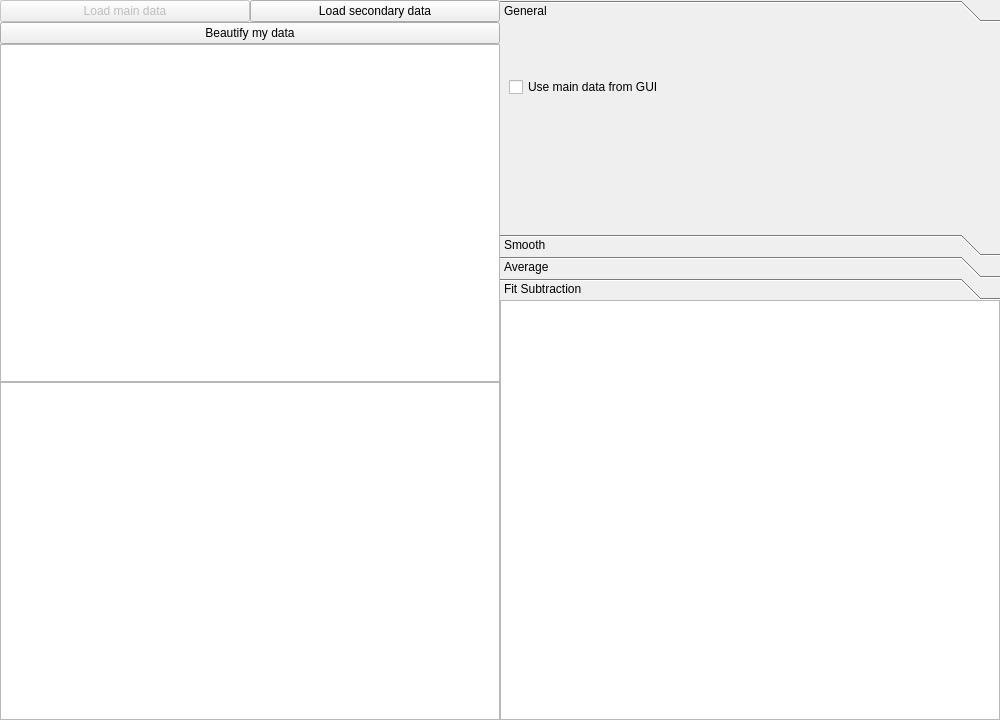
<?xml version="1.0" encoding="UTF-8"?>
<ui version="4.0">
 <class>BackgroundSubtraction</class>
 <widget class="QWidget" name="BackgroundSubtraction">
  <property name="geometry">
   <rect>
    <x>0</x>
    <y>0</y>
    <width>1000</width>
    <height>720</height>
   </rect>
  </property>
  <property name="windowTitle">
   <string>Subtraction Tool</string>
  </property>
  <layout class="QGridLayout" name="gridLayout_2">
   <property name="leftMargin">
    <number>0</number>
   </property>
   <property name="topMargin">
    <number>0</number>
   </property>
   <property name="rightMargin">
    <number>0</number>
   </property>
   <property name="bottomMargin">
    <number>0</number>
   </property>
   <property name="spacing">
    <number>0</number>
   </property>
   <item row="0" column="0">
    <layout class="QGridLayout" name="gridLayout">
     <item row="0" column="0">
      <layout class="QHBoxLayout" name="horizontalLayout">
       <item>
        <layout class="QVBoxLayout" name="verticalLayout">
         <item>
          <layout class="QHBoxLayout" name="horizontalLayout_2">
           <item>
            <widget class="QPushButton" name="Button_load_main">
             <property name="enabled">
              <bool>false</bool>
             </property>
             <property name="text">
              <string>Load main data</string>
             </property>
            </widget>
           </item>
           <item>
            <widget class="QPushButton" name="Button_load_secondary">
             <property name="text">
              <string>Load secondary data</string>
             </property>
            </widget>
           </item>
          </layout>
         </item>
         <item>
          <widget class="QPushButton" name="Button_start">
           <property name="text">
            <string>Beautify my data</string>
           </property>
          </widget>
         </item>
         <item>
          <widget class="Single_Plot" name="View_Orig"/>
         </item>
         <item>
          <widget class="Single_Plot" name="View_Mod"/>
         </item>
        </layout>
       </item>
       <item>
        <layout class="QVBoxLayout" name="verticalLayout_3">
         <item>
          <widget class="QToolBox" name="toolBox">
           <property name="sizePolicy">
            <sizepolicy hsizetype="Expanding" vsizetype="Expanding">
             <horstretch>0</horstretch>
             <verstretch>0</verstretch>
            </sizepolicy>
           </property>
           <property name="minimumSize">
            <size>
             <width>0</width>
             <height>0</height>
            </size>
           </property>
           <property name="maximumSize">
            <size>
             <width>16777215</width>
             <height>300</height>
            </size>
           </property>
           <property name="currentIndex">
            <number>0</number>
           </property>
           <property name="tabSpacing">
            <number>0</number>
           </property>
           <widget class="QWidget" name="page">
            <property name="geometry">
             <rect>
              <x>0</x>
              <y>0</y>
              <width>493</width>
              <height>216</height>
             </rect>
            </property>
            <attribute name="label">
             <string>General</string>
            </attribute>
            <layout class="QGridLayout" name="gridLayout_3">
             <item row="0" column="0">
              <layout class="QVBoxLayout" name="verticalLayout_6">
               <item>
                <layout class="QHBoxLayout" name="horizontalLayout_4">
                 <property name="leftMargin">
                  <number>0</number>
                 </property>
                 <property name="bottomMargin">
                  <number>81</number>
                 </property>
                 <item>
                  <widget class="QCheckBox" name="checkBox_general_main_fromGUI">
                   <property name="text">
                    <string>Use main data from GUI</string>
                   </property>
                   <property name="checked">
                    <bool>false</bool>
                   </property>
                  </widget>
                 </item>
                </layout>
               </item>
              </layout>
             </item>
            </layout>
           </widget>
           <widget class="QWidget" name="page_2">
            <property name="geometry">
             <rect>
              <x>0</x>
              <y>0</y>
              <width>493</width>
              <height>216</height>
             </rect>
            </property>
            <attribute name="label">
             <string>Smooth</string>
            </attribute>
            <layout class="QGridLayout" name="gridLayout_5">
             <item row="0" column="0">
              <layout class="QVBoxLayout" name="verticalLayout_8">
               <item>
                <widget class="QCheckBox" name="checkBox_savgol">
                 <property name="text">
                  <string>Use Savitzky-Golay-Filter</string>
                 </property>
                </widget>
               </item>
               <item>
                <layout class="QHBoxLayout" name="horizontalLayout_6">
                 <property name="leftMargin">
                  <number>30</number>
                 </property>
                 <property name="bottomMargin">
                  <number>50</number>
                 </property>
                 <item>
                  <widget class="QCheckBox" name="checkBox_savgol_save">
                   <property name="enabled">
                    <bool>false</bool>
                   </property>
                   <property name="text">
                    <string>Save smooth data to dat</string>
                   </property>
                  </widget>
                 </item>
                 <item>
                  <widget class="QSpinBox" name="spinBox_savgol_range">
                   <property name="enabled">
                    <bool>false</bool>
                   </property>
                   <property name="prefix">
                    <string>Range: </string>
                   </property>
                   <property name="minimum">
                    <number>2</number>
                   </property>
                   <property name="maximum">
                    <number>10000</number>
                   </property>
                   <property name="value">
                    <number>100</number>
                   </property>
                  </widget>
                 </item>
                 <item>
                  <widget class="QSpinBox" name="spinBox_savgol_polyorder">
                   <property name="enabled">
                    <bool>false</bool>
                   </property>
                   <property name="prefix">
                    <string>Polyorder: </string>
                   </property>
                   <property name="minimum">
                    <number>1</number>
                   </property>
                   <property name="maximum">
                    <number>100</number>
                   </property>
                   <property name="value">
                    <number>2</number>
                   </property>
                  </widget>
                 </item>
                </layout>
               </item>
              </layout>
             </item>
            </layout>
           </widget>
           <widget class="QWidget" name="page_3">
            <property name="geometry">
             <rect>
              <x>0</x>
              <y>0</y>
              <width>493</width>
              <height>216</height>
             </rect>
            </property>
            <attribute name="label">
             <string>Average</string>
            </attribute>
            <layout class="QGridLayout" name="gridLayout_4">
             <item row="0" column="0">
              <layout class="QVBoxLayout" name="verticalLayout_9">
               <item>
                <widget class="QCheckBox" name="checkBox_average_Main">
                 <property name="text">
                  <string>Average main data</string>
                 </property>
                </widget>
               </item>
               <item>
                <layout class="QHBoxLayout" name="horizontalLayout_7">
                 <property name="leftMargin">
                  <number>30</number>
                 </property>
                 <property name="bottomMargin">
                  <number>6</number>
                 </property>
                 <item>
                  <widget class="QCheckBox" name="checkBox_average_Main_save">
                   <property name="enabled">
                    <bool>false</bool>
                   </property>
                   <property name="text">
                    <string>Save average to dat</string>
                   </property>
                  </widget>
                 </item>
                </layout>
               </item>
              </layout>
             </item>
             <item row="1" column="0">
              <layout class="QVBoxLayout" name="verticalLayout_10">
               <property name="bottomMargin">
                <number>0</number>
               </property>
               <item>
                <widget class="QCheckBox" name="checkBox_average_Sec">
                 <property name="text">
                  <string>Average secondary</string>
                 </property>
                </widget>
               </item>
               <item>
                <layout class="QHBoxLayout" name="horizontalLayout_8">
                 <property name="leftMargin">
                  <number>30</number>
                 </property>
                 <property name="bottomMargin">
                  <number>6</number>
                 </property>
                 <item>
                  <widget class="QCheckBox" name="checkBox_average_Sec_save">
                   <property name="enabled">
                    <bool>false</bool>
                   </property>
                   <property name="text">
                    <string>Save average to dat</string>
                   </property>
                  </widget>
                 </item>
                </layout>
               </item>
              </layout>
             </item>
            </layout>
           </widget>
           <widget class="QWidget" name="page_4">
            <property name="geometry">
             <rect>
              <x>0</x>
              <y>0</y>
              <width>493</width>
              <height>216</height>
             </rect>
            </property>
            <attribute name="label">
             <string>Fit Subtraction</string>
            </attribute>
            <layout class="QGridLayout" name="gridLayout_6">
             <item row="0" column="0">
              <layout class="QVBoxLayout" name="verticalLayout_11">
               <item>
                <widget class="QCheckBox" name="checkBox_fit_func">
                 <property name="text">
                  <string>Use fit function fot subtraction (Lorentz/Dyson/Gauss)</string>
                 </property>
                </widget>
               </item>
               <item>
                <layout class="QHBoxLayout" name="horizontalLayout_9">
                 <property name="leftMargin">
                  <number>30</number>
                 </property>
                 <item>
                  <widget class="QCheckBox" name="checkBox_fit_func_fromGUI">
                   <property name="enabled">
                    <bool>false</bool>
                   </property>
                   <property name="text">
                    <string>Use parameters from GUI</string>
                   </property>
                  </widget>
                 </item>
                 <item>
                  <widget class="QCheckBox" name="checkBox_fit_func_fromSec">
                   <property name="enabled">
                    <bool>false</bool>
                   </property>
                   <property name="text">
                    <string>Use secondary data as parameters</string>
                   </property>
                  </widget>
                 </item>
                </layout>
               </item>
               <item>
                <widget class="QCheckBox" name="checkBox_fit_linear">
                 <property name="text">
                  <string>Use linear function for subtraction</string>
                 </property>
                </widget>
               </item>
               <item>
                <layout class="QHBoxLayout" name="horizontalLayout_10">
                 <property name="leftMargin">
                  <number>30</number>
                 </property>
                 <item>
                  <widget class="QCheckBox" name="checkBox_fit_linear_fromGUI">
                   <property name="enabled">
                    <bool>false</bool>
                   </property>
                   <property name="text">
                    <string>Use parameters from GUI</string>
                   </property>
                  </widget>
                 </item>
                 <item>
                  <widget class="QCheckBox" name="checkBox_fit_linear_fromSec">
                   <property name="enabled">
                    <bool>false</bool>
                   </property>
                   <property name="text">
                    <string>Use secondary data as parameters</string>
                   </property>
                  </widget>
                 </item>
                </layout>
               </item>
               <item>
                <widget class="QCheckBox" name="checkBox_fit_ALS">
                 <property name="text">
                  <string>Use Asymmetric Least Squares Smoothing</string>
                 </property>
                </widget>
               </item>
              </layout>
             </item>
            </layout>
           </widget>
          </widget>
         </item>
         <item>
          <widget class="Colour_Plot" name="View_Colour">
           <property name="enabled">
            <bool>true</bool>
           </property>
           <property name="sizePolicy">
            <sizepolicy hsizetype="Expanding" vsizetype="Expanding">
             <horstretch>0</horstretch>
             <verstretch>0</verstretch>
            </sizepolicy>
           </property>
          </widget>
         </item>
        </layout>
       </item>
      </layout>
     </item>
    </layout>
   </item>
  </layout>
 </widget>
 <customwidgets>
  <customwidget>
   <class>Colour_Plot</class>
   <extends>QGraphicsView</extends>
   <header>lib.CustomWidgets</header>
  </customwidget>
  <customwidget>
   <class>Single_Plot</class>
   <extends>QGraphicsView</extends>
   <header>lib.CustomWidgets</header>
  </customwidget>
 </customwidgets>
 <resources/>
 <connections>
  <connection>
   <sender>checkBox_general_main_fromGUI</sender>
   <signal>toggled(bool)</signal>
   <receiver>Button_load_main</receiver>
   <slot>setEnabled(bool)</slot>
   <hints>
    <hint type="sourcelabel">
     <x>750</x>
     <y>91</y>
    </hint>
    <hint type="destinationlabel">
     <x>125</x>
     <y>13</y>
    </hint>
   </hints>
  </connection>
  <connection>
   <sender>checkBox_savgol</sender>
   <signal>toggled(bool)</signal>
   <receiver>checkBox_savgol_save</receiver>
   <slot>setEnabled(bool)</slot>
   <hints>
    <hint type="sourcelabel">
     <x>750</x>
     <y>61</y>
    </hint>
    <hint type="destinationlabel">
     <x>614</x>
     <y>139</y>
    </hint>
   </hints>
  </connection>
  <connection>
   <sender>checkBox_savgol</sender>
   <signal>toggled(bool)</signal>
   <receiver>spinBox_savgol_polyorder</receiver>
   <slot>setEnabled(bool)</slot>
   <hints>
    <hint type="sourcelabel">
     <x>750</x>
     <y>61</y>
    </hint>
    <hint type="destinationlabel">
     <x>915</x>
     <y>139</y>
    </hint>
   </hints>
  </connection>
  <connection>
   <sender>checkBox_savgol</sender>
   <signal>toggled(bool)</signal>
   <receiver>spinBox_savgol_range</receiver>
   <slot>setEnabled(bool)</slot>
   <hints>
    <hint type="sourcelabel">
     <x>750</x>
     <y>61</y>
    </hint>
    <hint type="destinationlabel">
     <x>764</x>
     <y>139</y>
    </hint>
   </hints>
  </connection>
  <connection>
   <sender>checkBox_average_Sec</sender>
   <signal>toggled(bool)</signal>
   <receiver>checkBox_average_Sec_save</receiver>
   <slot>setEnabled(bool)</slot>
   <hints>
    <hint type="sourcelabel">
     <x>750</x>
     <y>186</y>
    </hint>
    <hint type="destinationlabel">
     <x>764</x>
     <y>234</y>
    </hint>
   </hints>
  </connection>
  <connection>
   <sender>checkBox_average_Main</sender>
   <signal>toggled(bool)</signal>
   <receiver>checkBox_average_Main_save</receiver>
   <slot>setEnabled(bool)</slot>
   <hints>
    <hint type="sourcelabel">
     <x>750</x>
     <y>82</y>
    </hint>
    <hint type="destinationlabel">
     <x>764</x>
     <y>130</y>
    </hint>
   </hints>
  </connection>
  <connection>
   <sender>checkBox_fit_func</sender>
   <signal>toggled(bool)</signal>
   <receiver>checkBox_fit_func_fromGUI</receiver>
   <slot>setEnabled(bool)</slot>
   <hints>
    <hint type="sourcelabel">
     <x>750</x>
     <y>103</y>
    </hint>
    <hint type="destinationlabel">
     <x>652</x>
     <y>149</y>
    </hint>
   </hints>
  </connection>
  <connection>
   <sender>checkBox_fit_func</sender>
   <signal>toggled(bool)</signal>
   <receiver>checkBox_fit_func_fromSec</receiver>
   <slot>setEnabled(bool)</slot>
   <hints>
    <hint type="sourcelabel">
     <x>750</x>
     <y>103</y>
    </hint>
    <hint type="destinationlabel">
     <x>877</x>
     <y>149</y>
    </hint>
   </hints>
  </connection>
  <connection>
   <sender>checkBox_fit_linear</sender>
   <signal>toggled(bool)</signal>
   <receiver>checkBox_fit_linear_fromGUI</receiver>
   <slot>setEnabled(bool)</slot>
   <hints>
    <hint type="sourcelabel">
     <x>750</x>
     <y>195</y>
    </hint>
    <hint type="destinationlabel">
     <x>652</x>
     <y>240</y>
    </hint>
   </hints>
  </connection>
  <connection>
   <sender>checkBox_fit_linear</sender>
   <signal>toggled(bool)</signal>
   <receiver>checkBox_fit_linear_fromSec</receiver>
   <slot>setEnabled(bool)</slot>
   <hints>
    <hint type="sourcelabel">
     <x>750</x>
     <y>195</y>
    </hint>
    <hint type="destinationlabel">
     <x>877</x>
     <y>240</y>
    </hint>
   </hints>
  </connection>
 </connections>
</ui>
